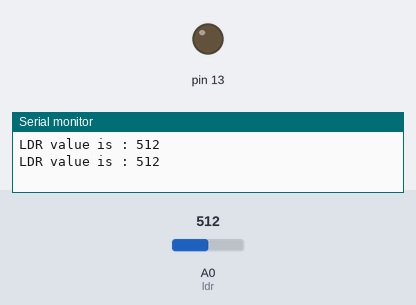
Bench run of a sketch on a simulated Arduino Uno, built with avr-gcc and run on an emulated ATmega328P. On the bench: output pins drawn as LEDs (lit = HIGH), the last lines printed to the serial monitor. Inputs (shaded band) come from the test bench; at power-on: A0 (ldr) = 512.

Above: at 1.8 s.
1.9 s: A0 (ldr) set to 308
3.4 s: A0 (ldr) set to 290
At 4.7 s:
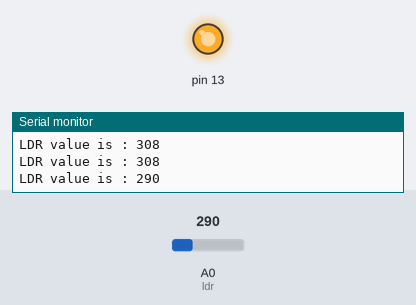
5.5 s: A0 (ldr) set to 306
At 7.2 s:
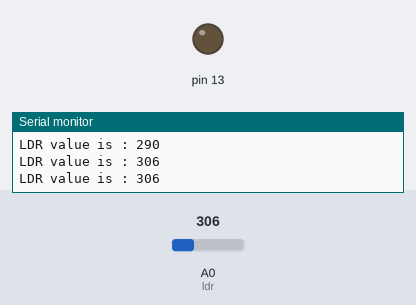
7.5 s: A0 (ldr) set to 122
At 9.0 s:
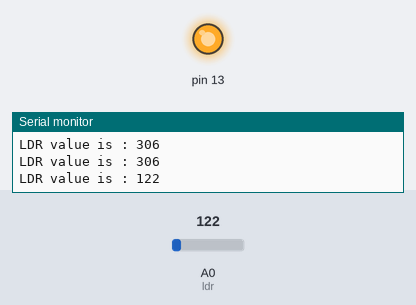
Timing chart, 0 to 10.5 s (numbered marks = the images above; inputs shaded):
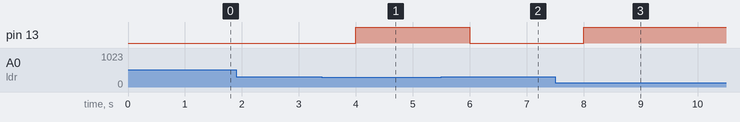

Measured:
- the behaviour switches between 300 and 299 on A0 (ldr) (found by bisection; images 0 and 1)
- after the input at 3.4 s, pin 13: LOW → HIGH after 0.60 s
- after the input at 5.5 s, pin 13: HIGH → LOW after 0.50 s
- after the input at 7.5 s, pin 13: LOW → HIGH after 0.50 s

The sketch:

2.ino
```cpp
int ldr = A0;
int val = 0;
void setup() {
  // put your setup code here, to run once:
  Serial.begin(9600);
  pinMode(13,OUTPUT);
}

void loop() {
  // put your main code here, to run repeatedly:
  val = analogRead(ldr);
  Serial.print("LDR value is : ");
  Serial.println(val);
  if(val < 300)
  {
    digitalWrite(13,HIGH);
  }
  else
  {
    digitalWrite(13,LOW);
  }
  delay(1000);
}
```
